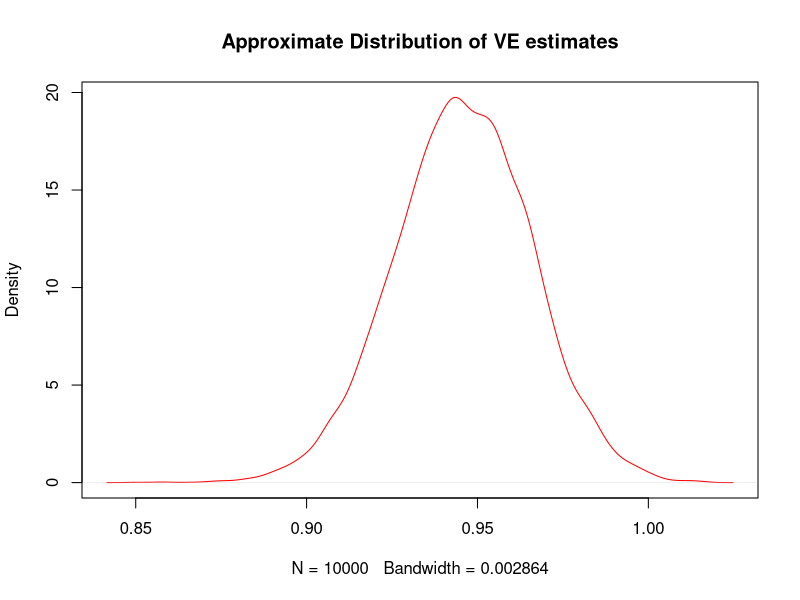

The R source for this figure:
## ---- chunk 1
# Generate variables for the treatment and control group between the age of 18 and 64, based on the table.

NV =  14443
NU =  14566
RV = 8/NV
RU = 149/NU
VE = (RU - RV)/RU

print( paste( "VE for the age group 18 to 64 is", VE ) )

# Calulate the variance of risk estimates using the Bernoulli distribution.

Var.RV = RV*(1-RV)/NV
Var.RU = RU*(1-RU)/NU

# Set up Monte Carlo draws using the normal distribution to simulate repeated experients.

set.seed(14)

B = 10000
    RVs = RV  + rnorm(B)*sqrt(Var.RV)
    RUs = RU  + rnorm(B)*sqrt(Var.RU)
    VEs= (RUs - RVs)/RUs

# Plot the distribution of vaccine efficacy estimates from Monte Carlos draws.
    
plot( density(VEs), col = "red", main = "Approximate Distribution of VE estimates" )

# Calculate the 95% conference interval of vaccine efficacy from Monte Carlos draws.

CI.VE =  quantile( VEs, c(.025, .975) )

print( paste("95% confidence interval is [", CI.VE[1], ",", CI.VE[2], "]"), digits = 4 )
